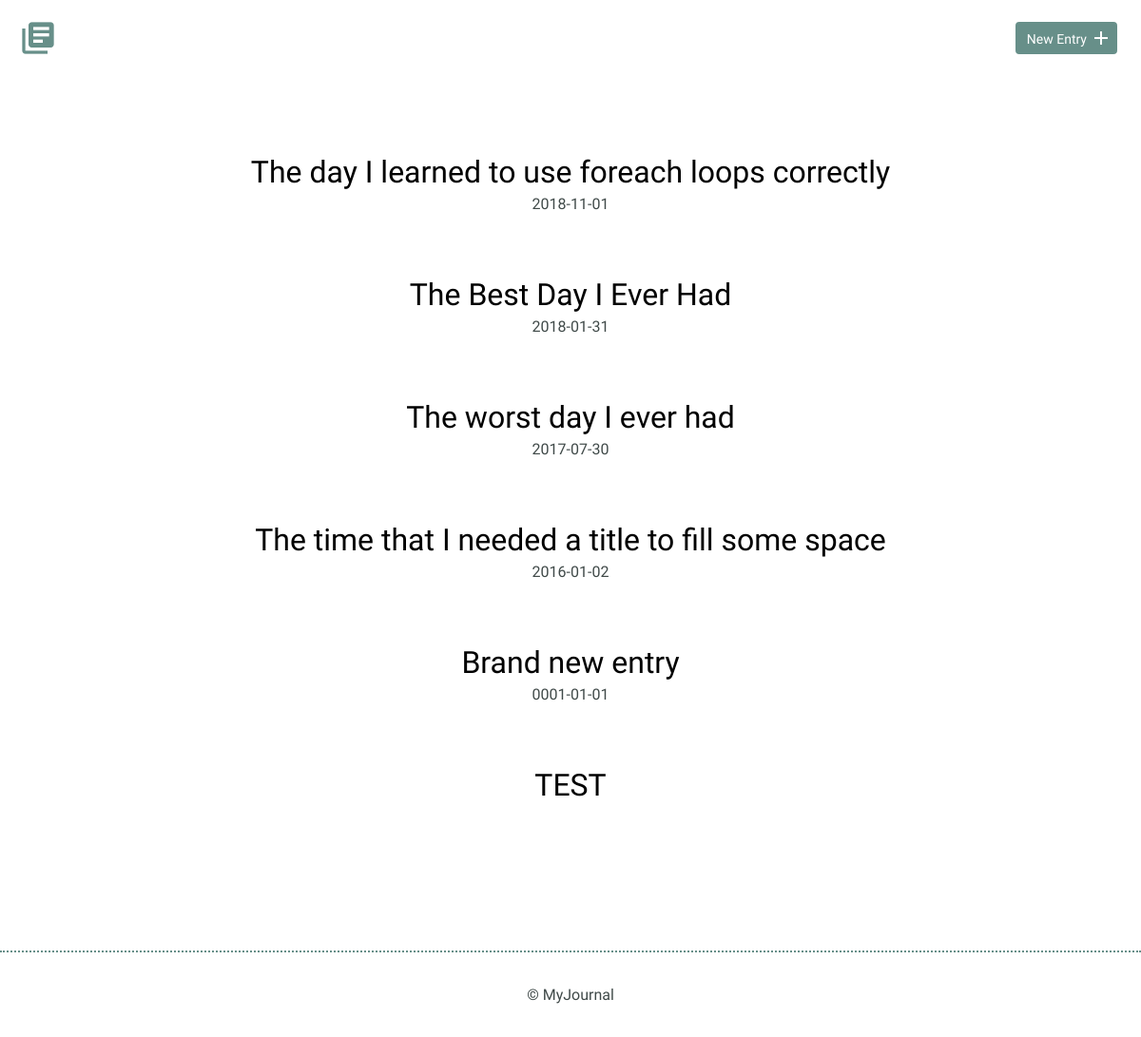
The page / on the database its author committed.
### tables this page shows
CREATE TABLE "entries" (
	`id`	INTEGER,
	`title`	TEXT,
	`date`	TEXT,
	`time_spent`	INTEGER,
	`learned`	BLOB,
	`resources`	BLOB,
	PRIMARY KEY(`id`)
);

### index.php (the view)
<?php
include("inc/connection.php");
try {
    $results = $db->query('SELECT * FROM entries ORDER BY date DESC');
} catch(Exception $e) {
    echo $e->getMessage();
    die();
}
$journalEntries = $results->fetchAll(PDO::FETCH_ASSOC);
include("inc/header.php");
?>
<section>
    <div class="container">
        <div class="entry-list">
              <?php
                foreach($journalEntries as $journalEntry) {
                     echo '<article><h2><a href="detail.php?id='.$journalEntry['id'].'">' .
                     $journalEntry['title'] . '</a></h2>' .
                      '<time datetime="01-31-2018">' .
                      $journalEntry['date'] . '</time></article>';
                       }
                ?>
        </div>
    </div>
</section>
<?php include("inc/footer.php"); ?>

### css/site.css (style rules this page uses)
body { font-size: 16px; color: #404a49; font-family: 'Cousine', serif; font-weight: 400; }
.container { margin: 0 auto; padding: 0 25px; }
h1, h2, h3 { margin: 0; font-weight: 400; line-height: 1em; color: #000; }
h2 { font-size: 32px; }
h2 a { text-decoration: none; color: #000; }
.entry-list, .edit-entry, .new-entry { max-width: 800px; margin: 0 auto; padding: 70px 0 150px 0; }
.entry-list article { margin-bottom: 70px; text-align: center; }
.entry-list article:last-child { margin-bottom: 0; }
.entry-list article h2 { margin-bottom: 8px; }

### rows shown on the page
entries: title "The day I learned to use foreach loops correctly", date "2018-11-01"
entries: title "The Best Day I Ever Had", date "2018-01-31"
entries: title "The worst day I ever had", date "2017-07-30"
entries: title "The time that I needed a title to fill some space", date "2016-01-02"
entries: title "Brand new entry", date "0001-01-01"
entries: title "TEST"
